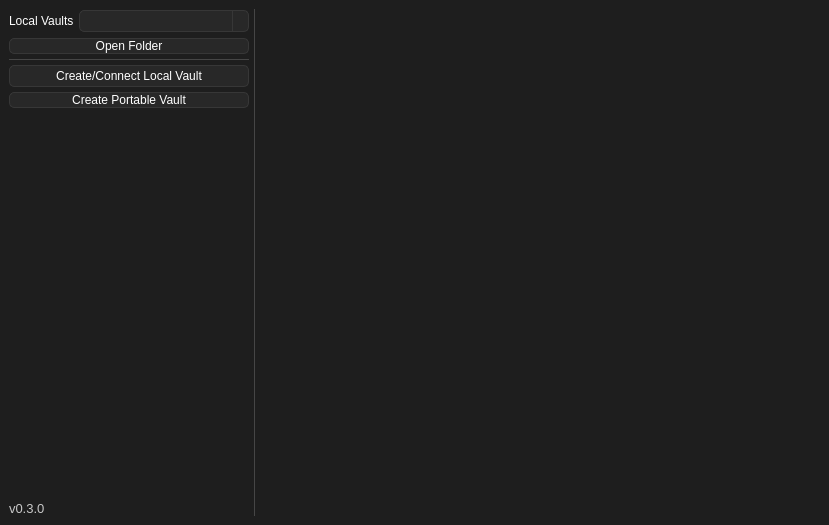
<?xml version="1.0" encoding="UTF-8"?>
<ui version="4.0">
 <class>FrontendMainWindow</class>
 <widget class="QMainWindow" name="FrontendMainWindow">
  <property name="geometry">
   <rect>
    <x>0</x>
    <y>0</y>
    <width>829</width>
    <height>525</height>
   </rect>
  </property>
  <property name="minimumSize">
   <size>
    <width>0</width>
    <height>0</height>
   </size>
  </property>
  <property name="windowTitle">
   <string>MainWindow</string>
  </property>
  <property name="styleSheet">
   <string notr="true">QWidget{
	font: 100 11pt &quot;Noto Sans&quot;;
	color: rgb(255, 255, 255);
	background-color: rgb(30, 30, 30);
}
QWidget:disabled{
	color: rgb(100, 100, 100);
}

#line{
	background: rgb(70, 70, 70);
	max-width: 1px;
	min-width: 1px;
	border: 0px;
}	
#line_2{
	background: rgb(70, 70, 70);
	max-height: 1px;
	min-height: 1px;
	border: 0px;
}

/* ToolTip */
QToolTip {
	color: rgb(255, 255, 255); 
	background: rgb(55, 55, 55);
	border: 1px solid rgb(70, 70, 70); 
	border-radius: 5px;
}

/* ProgressBar */
QProgressBar{
 	border: 1px solid rgb(55, 55, 55);
	border-radius: 5px;
	padding-left: 0px;
	color: rgb(0, 65, 74);
	text-align: center;
}
QProgressBar::chunk{
	border-radius: 5px;
 	background-color: rgb(44, 222, 133);
}

/* Label */
QLabel{
border: 0px;
/*padding-left: 0px;
padding-right: 1px;*/
} #VersionLabel{
font: 10pt;
color: rgb(200, 200, 200);
}

/* TextEdit */
QTextEdit{
font: 9pt;
border: 1px solid rgb(55, 55, 55);
border-radius: 5px;
}
/* LineEdit */
QLineEdit{
	border: 1px solid rgb(55, 55, 55);
	border-radius: 5px;
}

/* ListView */
QListView{
	border: 1px solid rgb(55, 55, 55);
	border-radius: 5px;
	font: 11pt;
	gridline-color: rgb(0, 0, 0);
}

/* ComboBox */
QComboBox{
	background-color: rgb(40, 40, 40);
	border: 1px solid rgb(55, 55, 55);
	border-radius: 5px;
	padding-left: 3px;
}
QComboBox::drop-down {
    width: 20px;
    border-left: 1px solid rgb(55, 55, 55);
    border-top-right-radius: 5px; 
    border-bottom-right-radius: 5px;
    subcontrol-origin: padding;
    subcontrol-position: top right;
    width: 15px;
}
QComboBox::down-arrow {
    image: url(:/icons/arrow_down.png);
}

/* PushButton */
QPushButton{
	border: 1px solid rgb(55, 55, 55);
	border-radius: 5px;
	background-color: rgb(40, 40, 40);
}
QPushButton:pressed{
	background-color: rgb(30, 30, 30);
}

/* CheckBox */
QCheckBox{
	border: 1px solid rgb(55, 55, 55);
	border-radius: 5px;
}
QCheckBox::indicator{
	margin-left: 2px;
	margin-right: -2px;
}
QCheckBox::indicator:unchecked{
	border: 1px solid rgb(0, 0, 0);
	background-color: rgb(200, 40 ,40);
}
QCheckBox::indicator:checked{
	border: 1px solid rgb(0, 0, 0);
	background-color: rgb(40, 200 ,40);
}

</string>
  </property>
  <widget class="QWidget" name="centralwidget">
   <layout class="QGridLayout" name="gridLayout">
    <property name="spacing">
     <number>5</number>
    </property>
    <item row="0" column="1">
     <widget class="Line" name="line">
      <property name="orientation">
       <enum>Qt::Orientation::Vertical</enum>
      </property>
     </widget>
    </item>
    <item row="0" column="2" colspan="2">
     <widget class="QStackedWidget" name="stackedWidget">
      <property name="currentIndex">
       <number>-1</number>
      </property>
     </widget>
    </item>
    <item row="0" column="0">
     <widget class="QWidget" name="widget" native="true">
      <property name="minimumSize">
       <size>
        <width>240</width>
        <height>0</height>
       </size>
      </property>
      <property name="maximumSize">
       <size>
        <width>240</width>
        <height>16777215</height>
       </size>
      </property>
      <layout class="QGridLayout" name="layout_vault">
       <property name="leftMargin">
        <number>0</number>
       </property>
       <property name="topMargin">
        <number>0</number>
       </property>
       <property name="rightMargin">
        <number>0</number>
       </property>
       <property name="bottomMargin">
        <number>0</number>
       </property>
       <property name="spacing">
        <number>5</number>
       </property>
       <item row="1" column="0">
        <widget class="QPushButton" name="pushButton">
         <property name="text">
          <string>Open Folder</string>
         </property>
        </widget>
       </item>
       <item row="0" column="0">
        <layout class="QHBoxLayout" name="horizontalLayout">
         <property name="spacing">
          <number>5</number>
         </property>
         <item>
          <widget class="QLabel" name="LocalVaultSelectLabel">
           <property name="sizePolicy">
            <sizepolicy hsizetype="Fixed" vsizetype="Fixed">
             <horstretch>0</horstretch>
             <verstretch>0</verstretch>
            </sizepolicy>
           </property>
           <property name="minimumSize">
            <size>
             <width>0</width>
             <height>24</height>
            </size>
           </property>
           <property name="maximumSize">
            <size>
             <width>16777215</width>
             <height>24</height>
            </size>
           </property>
           <property name="text">
            <string>Local Vaults</string>
           </property>
          </widget>
         </item>
         <item>
          <widget class="QComboBox" name="OpenVaultComboBox">
           <property name="minimumSize">
            <size>
             <width>0</width>
             <height>22</height>
            </size>
           </property>
           <property name="maximumSize">
            <size>
             <width>16777215</width>
             <height>22</height>
            </size>
           </property>
          </widget>
         </item>
        </layout>
       </item>
       <item row="2" column="0">
        <widget class="Line" name="line_2">
         <property name="orientation">
          <enum>Qt::Orientation::Horizontal</enum>
         </property>
        </widget>
       </item>
       <item row="3" column="0">
        <widget class="QPushButton" name="CreateLocalButton">
         <property name="minimumSize">
          <size>
           <width>0</width>
           <height>22</height>
          </size>
         </property>
         <property name="maximumSize">
          <size>
           <width>16777215</width>
           <height>22</height>
          </size>
         </property>
         <property name="text">
          <string>Create/Connect Local Vault</string>
         </property>
        </widget>
       </item>
       <item row="4" column="0">
        <widget class="QPushButton" name="CreatePortableButton">
         <property name="text">
          <string>Create Portable Vault</string>
         </property>
        </widget>
       </item>
       <item row="5" column="0">
        <spacer name="verticalSpacer_2">
         <property name="orientation">
          <enum>Qt::Orientation::Vertical</enum>
         </property>
         <property name="sizeHint" stdset="0">
          <size>
           <width>20</width>
           <height>40</height>
          </size>
         </property>
        </spacer>
       </item>
       <item row="6" column="0">
        <widget class="QLabel" name="VersionLabel">
         <property name="text">
          <string>v0.3.0</string>
         </property>
        </widget>
       </item>
      </layout>
     </widget>
    </item>
   </layout>
  </widget>
 </widget>
 <resources/>
 <connections/>
</ui>
